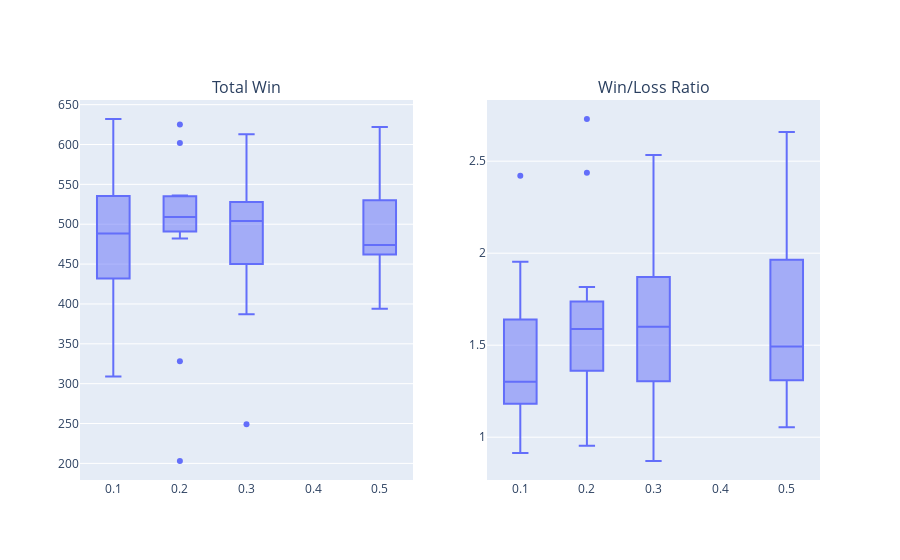

Notebook code for this chart:
### Code cell
fig = make_subplots(cols=2, subplot_titles=["Total Win", "Win/Loss Ratio"])
fig.add_trace(ex.box(df, x="random_disc", y="win").data[0])
fig.add_trace(ex.box(df, x="random_disc", y="ratio").data[0], row=1, col=2)

### Figure 1 — Plotly figure (JSON) as saved in the notebook; plotly's stock layout.template omitted (floating-point values rounded to 4 significant figures)
{"data": [{"alignmentgroup": "True", "hovertemplate": "random_disc=%{x}<br>win=%{y}<extra></extra>", "legendgroup": "", "marker": {"color": "#636efa"}, "name": "", "notched": false, "offsetgroup": "", "orientation": "v", "showlegend": false, "type": "box", "x": [0.1, 0.2, 0.3, 0.5, 0.1, 0.2, 0.3, 0.5, 0.1, 0.2, 0.3, 0.5, 0.1, 0.2, 0.3, 0.5, 0.1, 0.2, 0.3, 0.5, 0.1, 0.2, 0.3, 0.5, 0.1, 0.2, 0.3, 0.5, 0.1, 0.2, 0.3, 0.5, 0.1, 0.2, 0.3, 0.5, 0.1, 0.2, 0.3, 0.5, 0.1, 0.2, 0.3, 0.5, 0.1, 0.2, 0.3, 0.5], "x0": " ", "xaxis": "x", "y": [507, 482, 452, 476, 449, 602, 483, 471, 400, 203, 249, 467, 470, 502, 448, 472, 415, 502, 524, 457, 523, 528, 509, 453, 457, 625, 499, 522, 509, 536, 532, 604, 309, 328, 387, 394, 548, 516, 591, 538, 553, 500, 613, 622, 632, 534, 520, 497], "y0": " ", "yaxis": "y"}, {"alignmentgroup": "True", "hovertemplate": "random_disc=%{x}<br>ratio=%{y}<extra></extra>", "legendgroup": "", "marker": {"color": "#636efa"}, "name": "", "notched": false, "offsetgroup": "", "orientation": "v", "showlegend": false, "type": "box", "x": [0.1, 0.2, 0.3, 0.5, 0.1, 0.2, 0.3, 0.5, 0.1, 0.2, 0.3, 0.5, 0.1, 0.2, 0.3, 0.5, 0.1, 0.2, 0.3, 0.5, 0.1, 0.2, 0.3, 0.5, 0.1, 0.2, 0.3, 0.5, 0.1, 0.2, 0.3, 0.5, 0.1, 0.2, 0.3, 0.5, 0.1, 0.2, 0.3, 0.5, 0.1, 0.2, 0.3, 0.5, 0.1, 0.2, 0.3, 0.5], "x0": " ", "xaxis": "x2", "y": [1.599, 1.435, 1.322, 1.451, 1.258, 2.437, 1.573, 1.534, 1.311, 0.9531, 0.8706, 2.445, 1.227, 1.594, 1.287, 1.435, 1.101, 1.584, 1.701, 1.238, 1.499, 1.386, 1.626, 1.317, 1.137, 2.729, 1.32, 1.577, 1.292, 1.654, 1.828, 2.254, 0.9142, 0.9647, 1.057, 1.053, 1.681, 1.659, 2.273, 1.676, 1.954, 1.337, 2.533, 2.658, 2.421, 1.816, 1.912, 1.301], "y0": " ", "yaxis": "y2"}], "layout": {"annotations": [{"font": {"size": 16}, "showarrow": false, "text": "Total Win", "x": 0.225, "xanchor": "center", "xref": "paper", "y": 1.0, "yanchor": "bottom", "yref": "paper"}, {"font": {"size": 16}, "showarrow": false, "text": "Win/Loss Ratio", "x": 0.775, "xanchor": "center", "xref": "paper", "y": 1.0, "yanchor": "bottom", "yref": "paper"}], "xaxis": {"anchor": "y", "domain": [0.0, 0.45]}, "xaxis2": {"anchor": "y2", "domain": [0.55, 1.0]}, "yaxis": {"anchor": "x", "domain": [0.0, 1.0]}, "yaxis2": {"anchor": "x2", "domain": [0.0, 1.0]}}}
